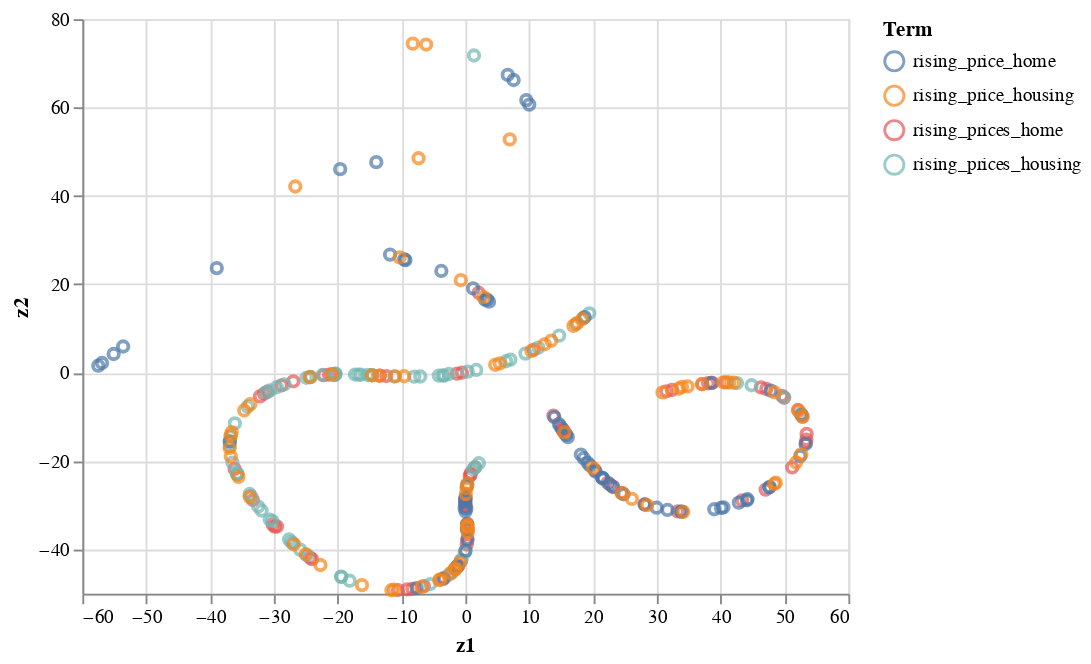

Here is the notebook cell this chart was saved with:
### Code cell
alt.Chart(df_prices_house).mark_point().encode(
    x = 'z1',
    y = 'z2',
    color = alt.Color('Topic:N', title = 'Term') # the person in the photo
)

### Figure 1 — Vega-Lite specification as saved in the notebook (floating-point values rounded to 4 significant figures; data arrays with more than 128 entries replaced by an {"elided": "..."} marker saying what was removed)
{"config": {"view": {"continuousWidth": 400, "continuousHeight": 300}}, "data": {"name": "data-01e885080111b9aa591acc912c265f83"}, "mark": "point", "encoding": {"color": {"type": "nominal", "field": "Topic", "title": "Term"}, "x": {"type": "quantitative", "field": "z1"}, "y": {"type": "quantitative", "field": "z2"}}, "$schema": "https://vega.github.io/schema/vega-lite/v4.8.1.json", "datasets": {"data-01e885080111b9aa591acc912c265f83": {"elided": "284 records"}}}
